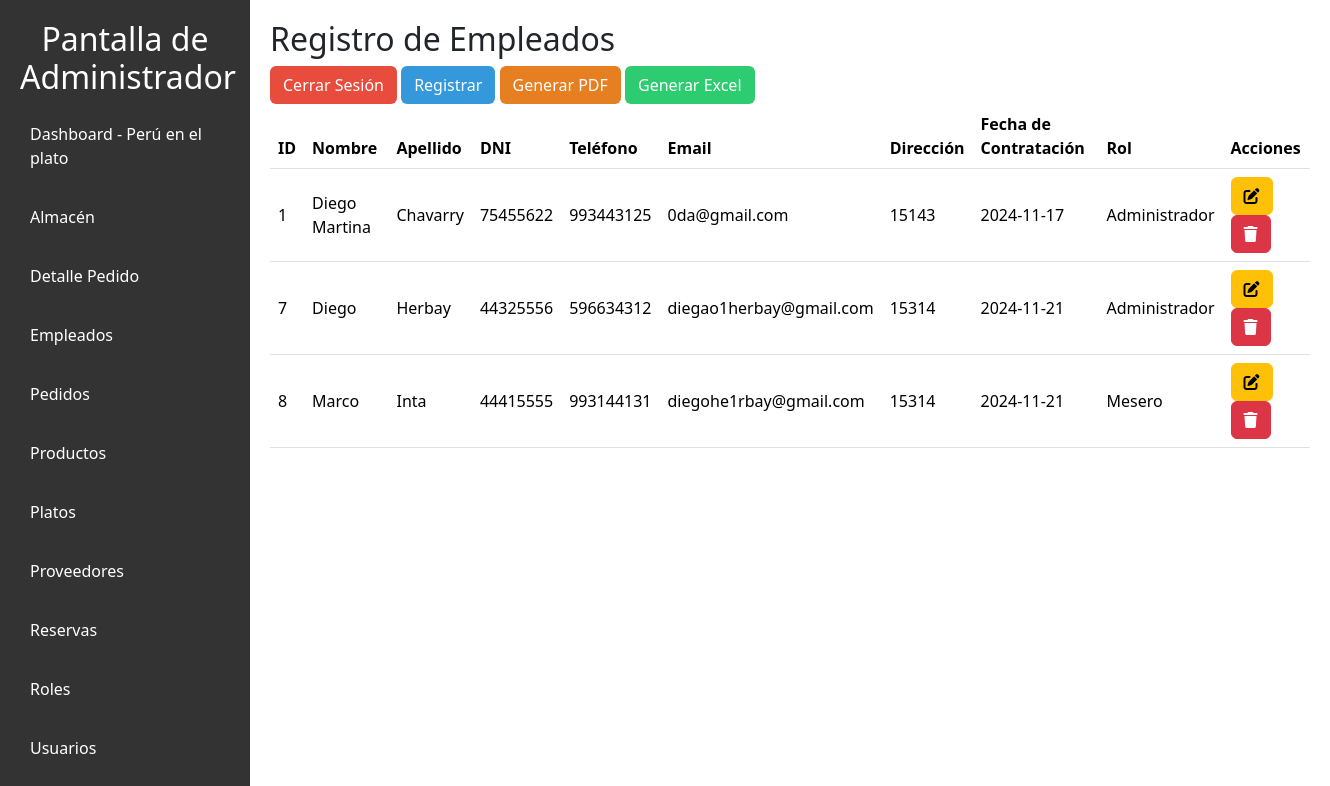
The app's page /vista/empleados.php with its own data.
### tables this page shows
CREATE TABLE `empleados` (
  `id_empleado` int(11) NOT NULL,
  `id_rol` int(11) DEFAULT NULL,
  `nombre` varchar(100) DEFAULT NULL,
  `apellido` varchar(100) DEFAULT NULL,
  `dni` varchar(8) DEFAULT NULL,
  `telefono` varchar(9) DEFAULT NULL,
  `email` varchar(100) DEFAULT NULL,
  `direccion` varchar(255) DEFAULT NULL,
  `fecha_contratacion` date DEFAULT NULL
);

CREATE TABLE `roles` (
  `id_rol` int(11) NOT NULL,
  `nombre_rol` varchar(50) DEFAULT NULL,
  `descripcion` varchar(255) DEFAULT NULL
);

### MODELO/Empleado.php (called while the page is built, shortened)
<?php
class Empleado {
    private $conexion;
    public function __construct($conexion) {
        $this->conexion = $conexion;
    }
    public function obtenerEmpleados() {
        try {
            $query = "SELECT e.*, r.nombre_rol
                      FROM empleados e
                      LEFT JOIN roles r ON e.id_rol = r.id_rol";
            return $this->conexion->query($query);
        } catch (Exception $e) {
            error_log("Error en obtenerEmpleados: " . $e->getMessage());
            return false;
        }
    }
}
?>

### vista/empleados.php (the view, shortened to what this page needs)
<?php
require_once "../config/conexion.php";
require_once "../modelo/Empleado.php";
$empleadoModelo = new Empleado($conexion);
$empleados = $empleadoModelo->obtenerEmpleados();
?>
<!DOCTYPE html>
<html lang="es">
<head>
    <link rel="stylesheet" href="../public/styles/admi.css">
    <link rel="stylesheet" href="../public/styles/tablas.css">
    <link href="https://cdn.jsdelivr.net/npm/bootstrap@5.3.3/dist/css/bootstrap.min.css" rel="stylesheet">
</head>
<body>
    <nav class="sidebar">
        <h2>Pantalla de Administrador</h2>
        <ul>
            <li><a href="../vista/admin_dashboard.php">Dashboard - Perú en el plato</a></li>
            <li><a href="../vista/almacen.php">Almacén</a></li>
            <li><a href="../vista/detalle_pedido.php">Detalle Pedido</a></li>
            <li><a href="">Empleados</a></li>
            <li><a href="../vista/pedidos.php">Pedidos</a></li>
            <li><a href="../vista/productos.php">Productos</a></li>
            <li><a href="../vista/platos.php">Platos</a></li>
            <li><a href="../vista/proveedores.php">Proveedores</a></li>
            <li><a href="../vista/reservas.php">Reservas</a></li>
            <li><a href="../vista/roles.php">Roles</a></li>
            <li><a href="../vista/usuario.php">Usuarios</a></li>
        </ul>
    </nav>
    <div class="main-content">
        <h2>Registro de Empleados</h2>
        <a href="../controlador/logout.php" class="btn" style="background-color: #e74c3c; color: white;">Cerrar Sesión</a>
        <button type="button" class="btn" style="background-color: #3498db; color: white;" data-bs-toggle="modal" data-bs-target="#registroModal">Registrar</button>
        <button type="button" class="btn" style="background-color: #e67e22; color: white;" onclick="location.href='../controlador/CRUDempleado.php?accion=generar_pdf'">Generar PDF</button>
        <button type="button" class="btn" style="background-color: #2ecc71; color: white;" onclick="location.href='../controlador/CRUDempleado.php?accion=generar_excel'">Generar Excel</button>
        <table class="table">
            <thead>
                <tr>
                <th>ID</th>
            <th>Nombre</th>
            <th>Apellido</th>
            <th>DNI</th>
            <th>Teléfono</th>
            <th>Email</th>
            <th>Dirección</th>
            <th>Fecha de Contratación</th>
            <th>Rol</th>
            <th>Acciones</th>
                </tr>
            </thead>
            <tbody>
                <?php while ($empleado = $empleados->fetch_object()): ?>
                    <tr>
                        <td><?= $empleado->id_empleado ?></td>
                        <td><?= $empleado->nombre ?></td>
                        <td><?= $empleado->apellido ?></td>
                        <td><?= $empleado->dni ?></td>
                        <td><?= $empleado->telefono ?></td>
                        <td><?= $empleado->email ?></td>
                        <td><?= $empleado->direccion ?></td>
                        <td><?= $empleado->fecha_contratacion ?></td>
                        <td><?= $empleado->nombre_rol ?></td>
                        <td>
                            <button class="btn btn-warning" onclick="abrirModalModificarEmpleado(<?= $empleado->id_empleado ?>, '<?= $empleado->nombre ?>', '<?= $empleado->apellido ?>', '<?= $empleado->dni ?>', '<?= $empleado->telefono ?>', '<?= $empleado->email ?>','<?= $empleado->direccion ?>','<?= $empleado->fecha_contratacion ?>', <?= $empleado->id_rol ?>)"><i class="fa-solid fa-pen-to-square"></i></button>
                            <a href="../controlador/CRUDempleado.php?accion=eliminar&id=<?= $empleado->id_empleado ?>" class="btn btn-danger"><i class="fa-solid fa-trash"></i></a>
                        </td>
                    </tr>
                <?php endwhile; ?>
            </tbody>
        </table>
</body>
</html>

### public/styles/admi.css (style rules this page uses)
body { font-family: Arial, sans-serif; margin: 0; padding: 0; background-color: #f4f4f4; height: 100vh; }
.sidebar { width: 250px; background-color: #333; color: #fff; padding: 20px; }
.sidebar h2 { text-align: center; }
.sidebar ul { list-style: none; padding: 0; }
.sidebar ul li { margin: 15px 0; }
.sidebar ul li a { color: #fff; text-decoration: none; padding: 10px; display: block; transition: background 0.3s; }
table { width: 100%; border-collapse: collapse; margin-bottom: 20px; }
th, td { padding: 8px; text-align: left; border: 1px solid #ddd; }
th { background-color: #f2f2f2; }
.btn-danger { background-color: #dc3545; color: white; padding: 10px 15px; border: none; border-radius: 4px; cursor: pointer; text-decoration: none; }
.table { width: 100%; margin-bottom: 0; }
.table thead { position: sticky; top: 0; background-color: #f8f9fa; z-index: 10; }
.table th { background-color: #f8f9fa; color: #6c757d; border-bottom: 2px solid #dee2e6; font-weight: 600; }
.table td { vertical-align: middle; padding: 12px; }
.table tr:nth-child(even) { background-color: #f2f2f2; }
.btn { transition: box-shadow 0.3s ease, transform 0.3s ease; }

### public/styles/tablas.css (style rules this page uses)
body { display: flex; }
.sidebar { width: 250px; }
.main-content { flex: 1; padding: 20px; }
.table { width: 100%; }

### records on screen
empleados: id_empleado "1", nombre "Diego Martina", apellido "Chavarry", dni "75455622", telefono "993443125", email "0da@gmail.com", direccion "15143", fecha_contratacion "2024-11-17", id_rol.nombre_rol "Administrador"
empleados: id_empleado "7", nombre "Diego", apellido "Herbay", dni "44325556", telefono "596634312", email "diegao1herbay@gmail.com", direccion "15314", fecha_contratacion "2024-11-21", id_rol.nombre_rol "Administrador"
empleados: id_empleado "8", nombre "Marco", apellido "Inta", dni "44415555", telefono "993144131", email "diegohe1rbay@gmail.com", direccion "15314", fecha_contratacion "2024-11-21", id_rol.nombre_rol "Mesero"
